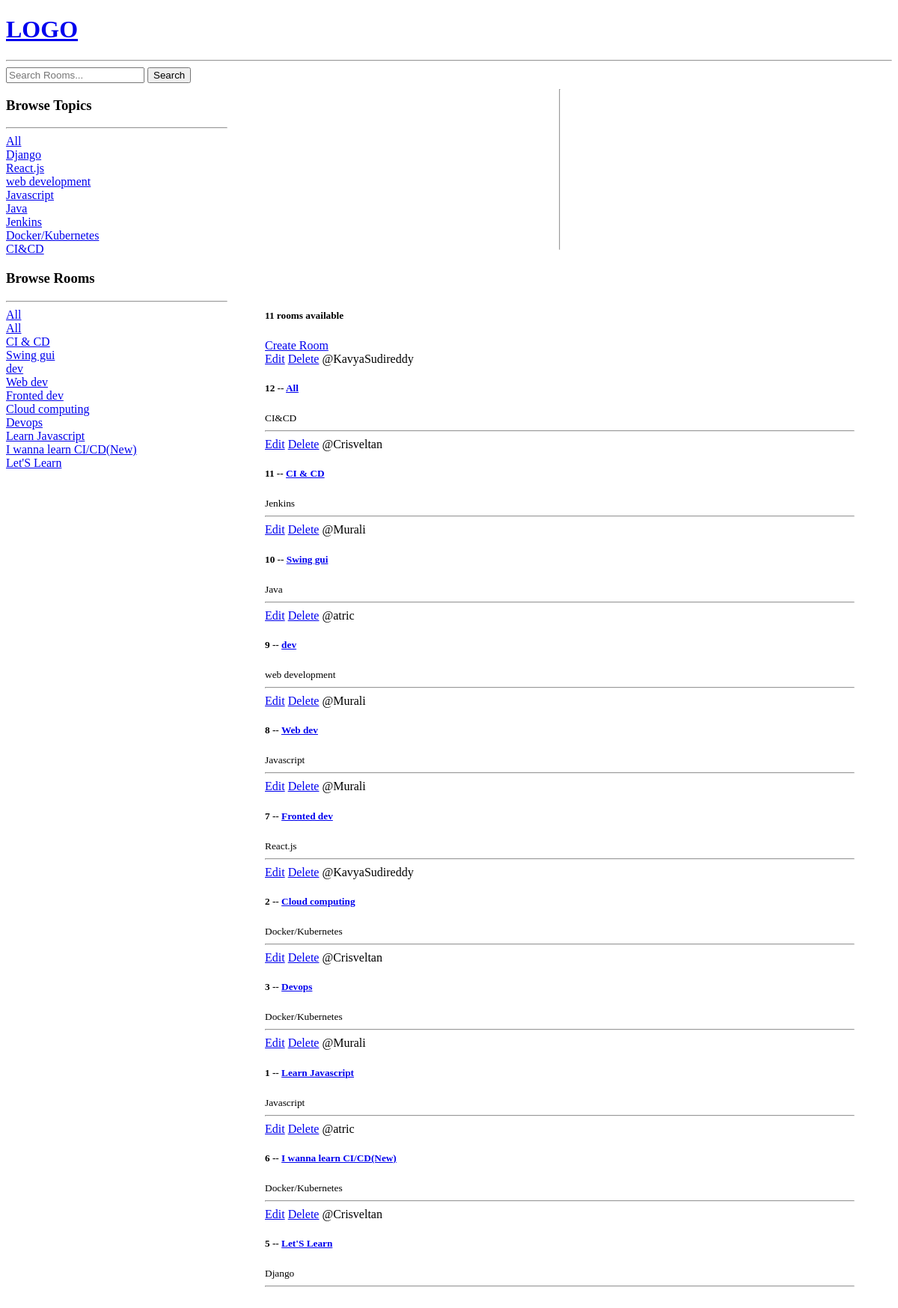
The page / on the database its author committed.
### base/models.py (models this page shows, shortened)
class Topic(models.Model):
    name = models.CharField(max_length=200)

class Room(models.Model):
    host =models.ForeignKey(User,on_delete=models.SET_NULL,null=True)
    topic = models.ForeignKey("Topic",on_delete=models.SET_NULL,null=True)
    name = models.CharField(max_length=200)
    description = models.TextField(null=True, blank=True)
    updated = models.DateTimeField(auto_now=True)
    created = models.DateTimeField(auto_now_add=True)
    class Meta:
        ordering = ['-updated','-created']

### base/views.py (the view)
# urls.py: 2. Add a URL to urlpatterns:  path('', views.home, name='home')
def home(request):
    q = request.GET.get('q', '')
    room = Room.objects.filter(
        Q(topic__name__icontains=q) |
        Q(name__icontains=q) |
        Q(description__icontains=q)
        )
    topics = Topic.objects.all()
    room_count = room.count()
    context = {'rooms': room, 'topics': topics,'room_count': room_count}
    return render(request, 'base/home.html', context)

### base/templates/base/home.html (shortened to what this page needs)
{% extends 'main.html' %}
{% block content %}
    <div class="home-container">
     <div class="topics">
        <h3>Browse Topics</h3>
        <hr>
        <div>
            <a href="{% url 'home' %}">All</a>
        </div>
        {% for topic in topics %}
        <div>
            <a href="{% url 'home' %}?q={{topic.name}}">{{topic.name}}</a>
        </div>
        {% endfor %}
     </div>
    <hr>
     <div class="rooms">
        <div>
            <h3>Browse Rooms</h3>
            <hr>
            <div>
                <a href="{% url 'home' %}">All</a>
            </div>
            {% for room2 in rooms %}
            <div>
                <a href="{% url 'home' %}?q={{room2.name}}">{{room2.name}}</a>
            </div>
            {% endfor %}
         </div>
     </div>
     <div class="content">
        <h5>{{room_count}} rooms available</h5>
            <a href="{% url 'create-room' %}">Create Room</a>
            <div>
                {% for room1 in rooms %}
                <div>
                    <a href="{% url 'update-room' room1.id %}">Edit</a>
                    <a href="{% url 'delete-room' room1.id %}">Delete</a>
                    <span>@{{room1.host.username}}</span>
                    <h5>{{ room1.id }} -- <a href="{% url 'rooms' room1.id %}">{{ room1.name }}</a></h5>
                    <small>{{room1.topic.name}}</small>
                    <hr>
                </div>
                {% endfor %}
        </div>
     </div>
     </div>
{% endblock content %}

### templates/main.html (shortened to what this page needs)
<!DOCTYPE html>
<html lang="en">
<head>
</head>
<body>
    {% include 'navabar.html' %}
    {% block content %}
    {% endblock content %}
</body>
</html>

### templates/navabar.html
<a href="/">
    <h1> LOGO </h1>
</a>
<hr>
<form method="GET" action="{% url 'home' %}">
    <input type="text" name="q" placeholder="Search Rooms..." />
    <button type="submit">Search</button>
</form>

### base/templates/base/home.html (style rules this page uses)
.home-container { display: grid; grid-template-columns: 1fr 3fr; }
.topics { padding: 0px 0px ; margin: 0px 0px; }
.content { padding: 50px 50px; }

### rows shown on the page
Topic: name "Django"
Topic: name "React.js"
Topic: name "web development"
Topic: name "Javascript"
Topic: name "Java"
Topic: name "Jenkins"
Topic: name "Docker/Kubernetes"
Topic: name "CI&CD"
Room: name "All", host.username "KavyaSudireddy", id "12", topic.name "CI&CD"
Room: name "CI & CD", host.username "Crisveltan", id "11", topic.name "Jenkins"
Room: name "Swing gui", host.username "Murali", id "10", topic.name "Java"
Room: name "dev", host.username "atric", id "9", topic.name "web development"
Room: name "Web dev", host.username "Murali", id "8", topic.name "Javascript"
Room: name "Fronted dev", host.username "Murali", id "7", topic.name "React.js"
Room: name "Cloud computing", host.username "KavyaSudireddy", id "2", topic.name "Docker/Kubernetes"
Room: name "Devops", host.username "Crisveltan", id "3", topic.name "Docker/Kubernetes"
Room: name "Learn Javascript", host.username "Murali", id "1", topic.name "Javascript"
Room: name "I wanna learn CI/CD(New)", host.username "atric", id "6", topic.name "Docker/Kubernetes"
Room: name "Let'S Learn", host.username "Crisveltan", id "5", topic.name "Django"

### other values the page prints
{{ room_count }} "11"
